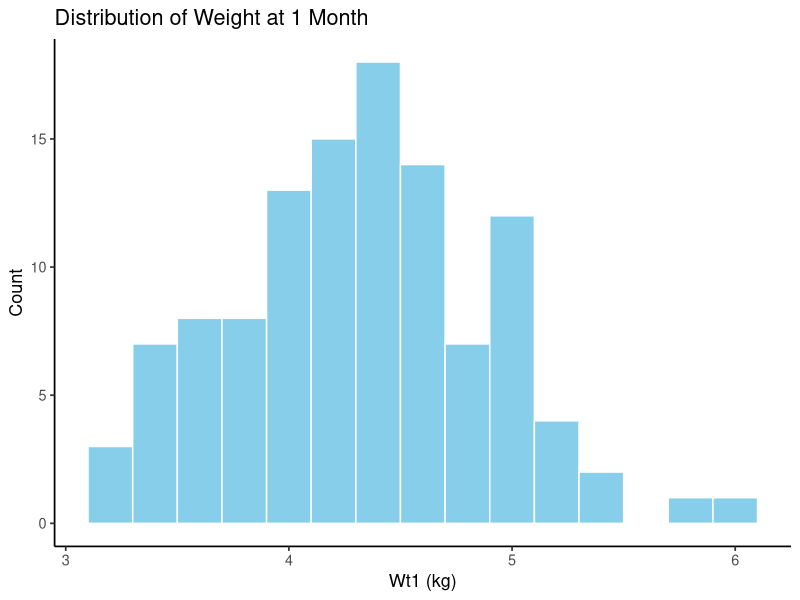
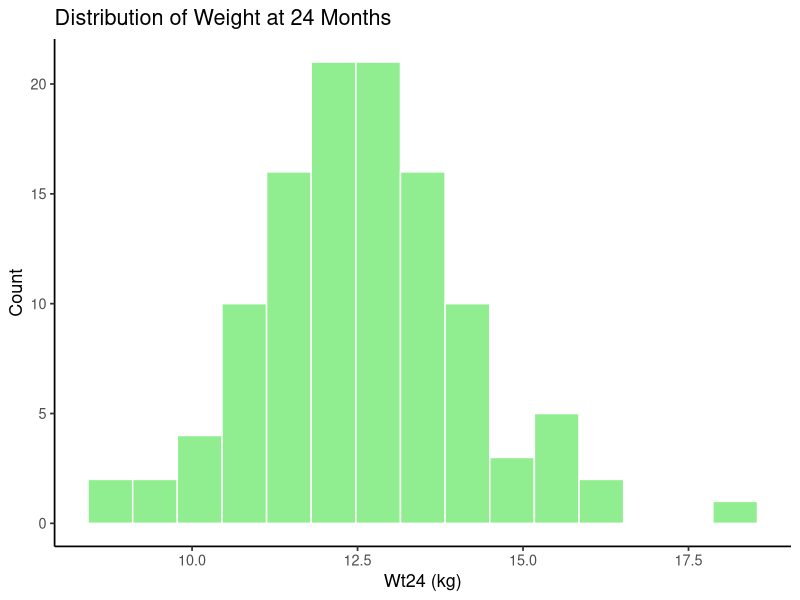
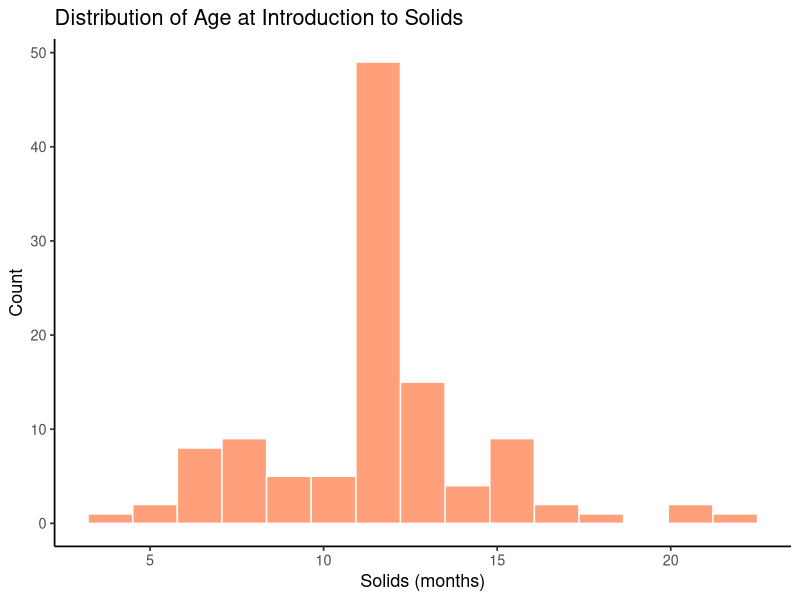
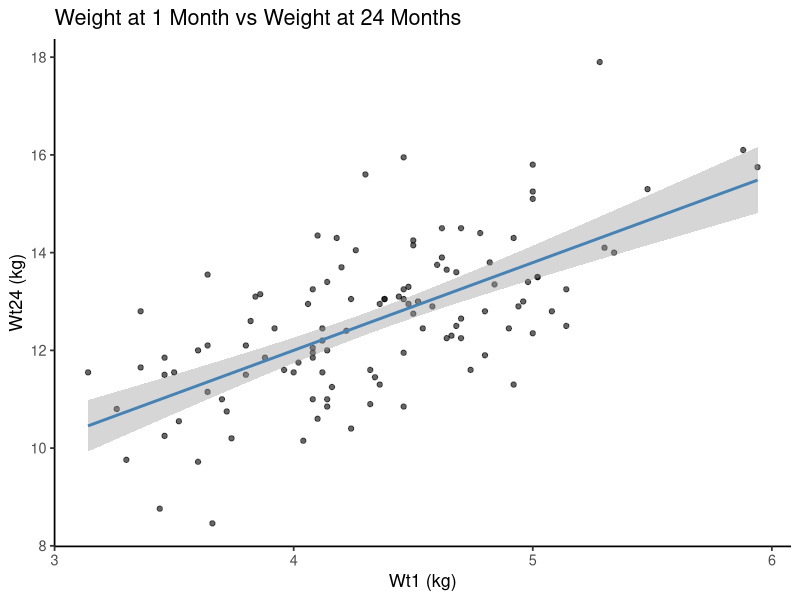
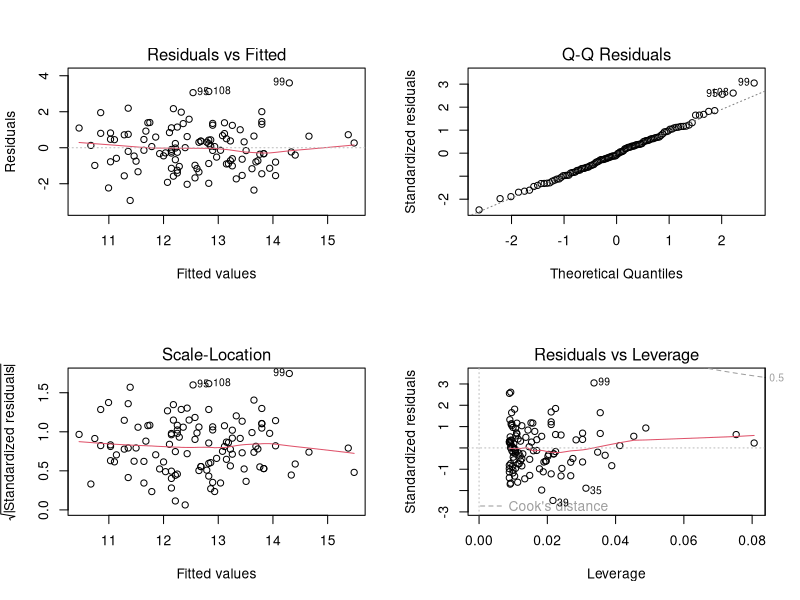
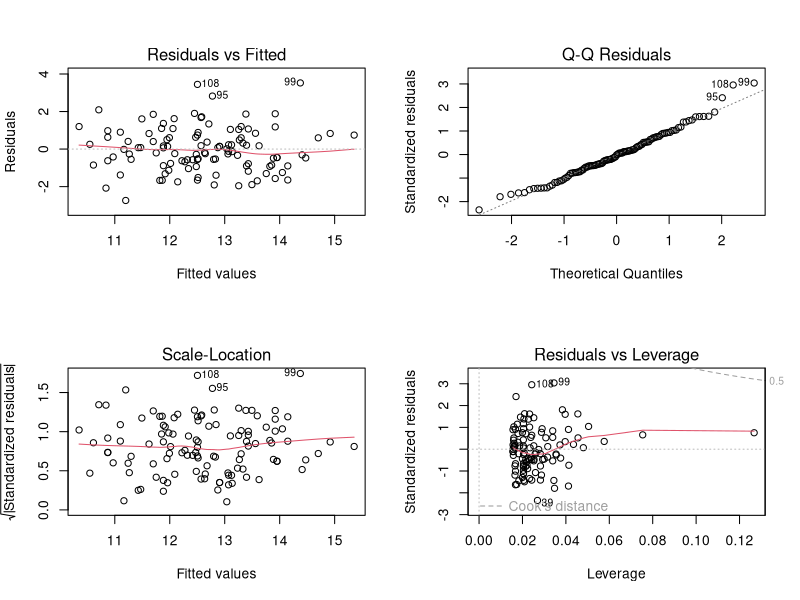
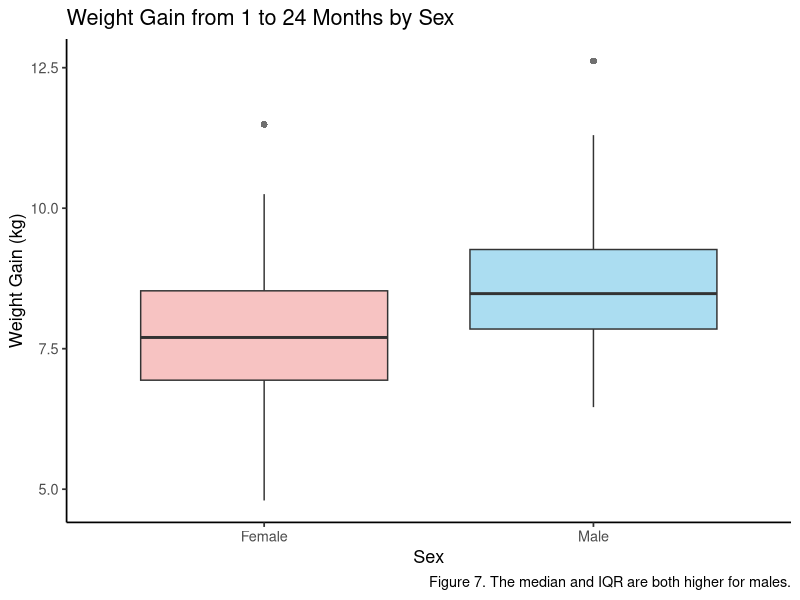
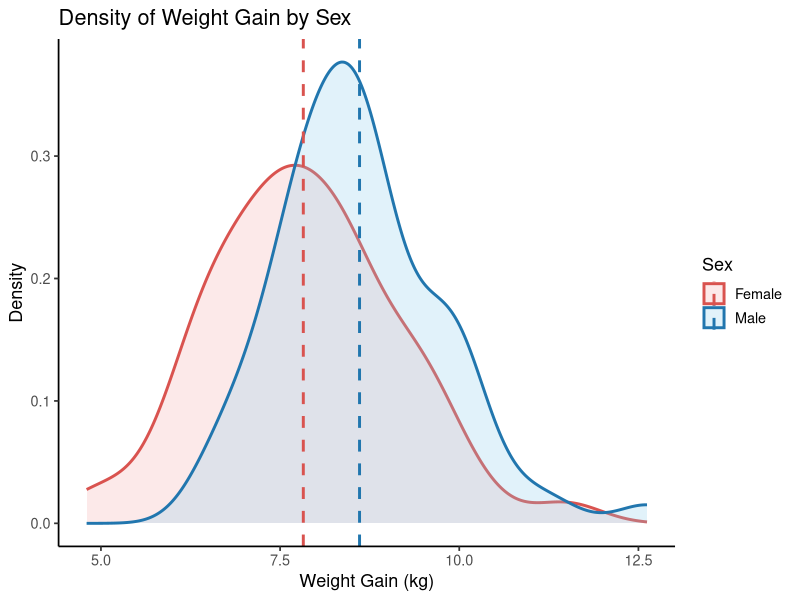

These charts were generated, in order, by the following R code:
## ---- chunk 1
library(tidyverse)

data <- read.csv("project1-growth-wt.csv")
data$Sex <- factor(data$Sex)
data$Wt_Diff <- data$Wt24 - data$Wt1
## ---- chunk 2
str(data)
colSums(is.na(data))
summary(data)
## ---- chunk 3
tbl <- data.frame(
  Sex        = c("Female", "Male"),
  N          = as.integer(table(data$Sex)),
  Proportion = round(prop.table(table(data$Sex)), 3)
)
knitr::kable(tbl, caption = "Table 1. Sex distribution in the sample.")
## ---- chunk 4
ggplot(data, aes(x = Wt1)) +
  geom_histogram(bins = 15, colour = "white", fill = "#87CEEB") +
  labs(title = "Distribution of Weight at 1 Month",
       x = "Wt1 (kg)", y = "Count") +
  theme_classic(base_size = 13)
## ---- chunk 5
ggplot(data, aes(x = Wt24)) +
  geom_histogram(bins = 15, colour = "white", fill = "#90EE90") +
  labs(title = "Distribution of Weight at 24 Months",
       x = "Wt24 (kg)", y = "Count") +
  theme_classic(base_size = 13)
## ---- chunk 6
ggplot(data, aes(x = Solids)) +
  geom_histogram(bins = 15, colour = "white", fill = "#FFA07A") +
  labs(title = "Distribution of Age at Introduction to Solids",
       x = "Solids (months)", y = "Count") +
  theme_classic(base_size = 13)
## ---- chunk 7
ggplot(data, aes(x = Wt1, y = Wt24)) +
  geom_point(alpha = 0.6) +
  geom_smooth(method = "lm", se = TRUE, colour = "steelblue") +
  labs(title = "Weight at 1 Month vs Weight at 24 Months",
       x = "Wt1 (kg)", y = "Wt24 (kg)") +
  theme_classic(base_size = 13)
## ---- chunk 8
model1 <- lm(Wt24 ~ Wt1, data = data)
summary(model1)
## ---- chunk 9
par(mfrow = c(2, 2))
plot(model1)
par(mfrow = c(1, 1))
## ---- chunk 10
weight_sex_model  <- lm(Wt24 ~ Wt1 + Sex,           data = data)
weight_age_model  <- lm(Wt24 ~ Wt1 + Solids,        data = data)
weight_comb_model <- lm(Wt24 ~ Wt1 + Sex + Solids,  data = data)

summary(weight_sex_model)
summary(weight_age_model)
summary(weight_comb_model)
## ---- chunk 11
aic_tbl <- AIC(model1, weight_sex_model, weight_age_model, weight_comb_model)
aic_tbl$Model <- c("Wt24 ~ Wt1",
                   "Wt24 ~ Wt1 + Sex",
                   "Wt24 ~ Wt1 + Solids",
                   "Wt24 ~ Wt1 + Sex + Solids")
aic_tbl$R2     <- c(summary(model1)$r.squared,
                    summary(weight_sex_model)$r.squared,
                    summary(weight_age_model)$r.squared,
                    summary(weight_comb_model)$r.squared) |> round(4)
aic_tbl$AdjR2  <- c(summary(model1)$adj.r.squared,
                    summary(weight_sex_model)$adj.r.squared,
                    summary(weight_age_model)$adj.r.squared,
                    summary(weight_comb_model)$adj.r.squared) |> round(4)

knitr::kable(
  aic_tbl[, c("Model", "df", "AIC", "R2", "AdjR2")],
  caption = "Table 2. Model comparison by AIC, R², and Adjusted R².",
  col.names = c("Model", "df", "AIC", "R²", "Adj R²")
)
## ---- chunk 12
cat("--- F-test: adding Sex ---\n");    print(anova(model1, weight_sex_model))
cat("\n--- F-test: adding Solids ---\n"); print(anova(model1, weight_age_model))
cat("\n--- F-test: adding Sex + Solids ---\n"); print(anova(model1, weight_comb_model))
## ---- chunk 13
par(mfrow = c(2, 2))
plot(weight_sex_model)
par(mfrow = c(1, 1))
## ---- chunk 14
q3_tbl <- data |>
  group_by(Sex) |>
  summarise(
    N      = n(),
    Mean   = round(mean(Wt_Diff), 3),
    SD     = round(sd(Wt_Diff), 3),
    Median = round(median(Wt_Diff), 3),
    Min    = round(min(Wt_Diff), 2),
    Max    = round(max(Wt_Diff), 2)
  )

knitr::kable(q3_tbl,
  caption  = "Table 3. Summary statistics of weight gain (kg) by sex.",
  col.names = c("Sex", "N", "Mean (kg)", "SD (kg)", "Median (kg)", "Min (kg)", "Max (kg)"))
## ---- chunk 15
ggplot(data, aes(x = Sex, y = Wt_Diff, fill = Sex)) +
  geom_boxplot(alpha = 0.7, outlier.shape = 16, outlier.size = 2) +
  scale_fill_manual(values = c("Female" = "#F4A9A8", "Male" = "#87CEEB")) +
  labs(title = "Weight Gain from 1 to 24 Months by Sex",
       x = "Sex", y = "Weight Gain (kg)",
       caption = "Figure 7. The median and IQR are both higher for males.") +
  theme_classic(base_size = 13) +
  theme(legend.position = "none")
## ---- chunk 16
mean_df <- data |> group_by(Sex) |> summarise(m = mean(Wt_Diff))

ggplot(data, aes(x = Wt_Diff, colour = Sex, fill = Sex)) +
  geom_density(alpha = 0.25, linewidth = 1) +
  geom_vline(data = mean_df, aes(xintercept = m, colour = Sex),
             linetype = "dashed", linewidth = 1) +
  scale_fill_manual(values   = c("Female" = "#F4A9A8", "Male" = "#87CEEB")) +
  scale_colour_manual(values = c("Female" = "#D9534F", "Male" = "#2176AE")) +
  labs(title = "Density of Weight Gain by Sex",
       x = "Weight Gain (kg)", y = "Density") +
  theme_classic(base_size = 13)
## ---- chunk 17
t_test_results <- t.test(Wt_Diff ~ Sex, data = data)
t_test_results
